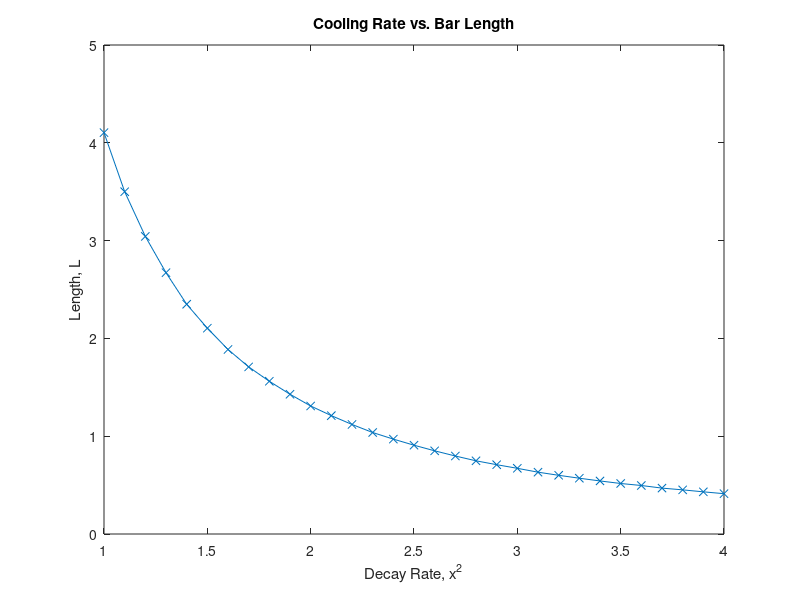
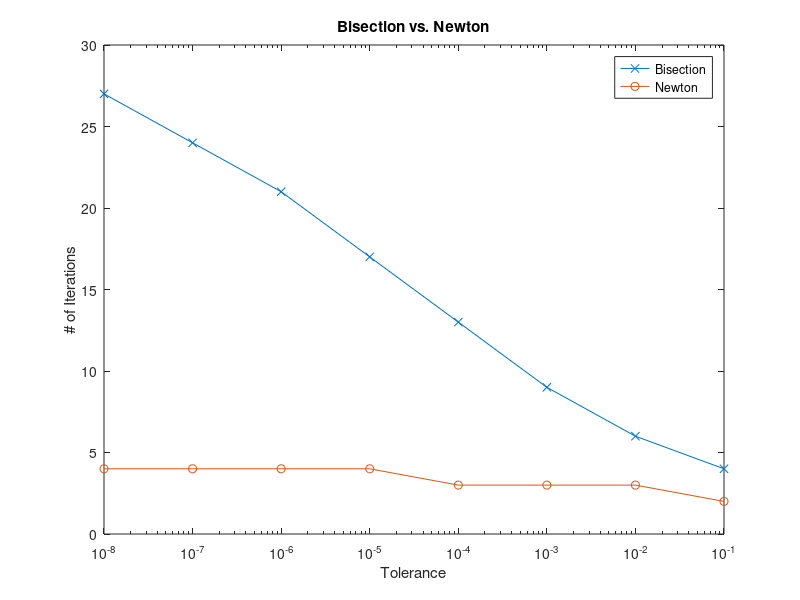

Write MATLAB code to recreate these figures, in order.
% Driver

function cooldrive
% cooldrive
% cooldrive is a driver function that first determines and plots how the cooling
% of a bar is affected by the bar length, then shows the relationships
% between the tolerance and number of iterations for both Newton's method
% and for the bisection function
% Inputs: None
% Outputs: None
% Quan Le, CAAM 210, Fall 2019, Project 01
% Last Modified: September 23, 2019

% Generate bisection roots over a range of bar lengths
a = 0.1;
b = 3;
L = 1:0.1:4;
tol = 0.01;

for lengthindex = 1:length(L)
    x(lengthindex) = bisect(a,b,L(lengthindex),tol)
    b = 1.1*x(lengthindex);
end

% First plot, bar length versus decay rate
figure(1)
plot(L, x.^2, 'x-')
title('Cooling Rate vs. Bar Length')
ylabel('Length, L')
xlabel('Decay Rate, x^2')

% Generate iteration numbers for Newton's and the bisection method over a
% series of tolerances
L=1;
a = 0.1;
b = 3;
ex = (a+b)/2;

for j = 1:8
    tol(j)=10.^(-j);
end

for tolidx1 = 1:length(tol)
    [x(tolidx1), iterx(tolidx1)] = bisect(a,b,L,tol(tolidx1));
end

for tolidx2 = 1:length(tol)
    [y(tolidx2), itery(tolidx2)] = newton(ex,L,tol(tolidx2));
end

% Second plot, tolerance versus iterations for both methods
figure(2)
semilogx(tol, iterx, 'x-', tol, itery, 'o-')
title('Bisection vs. Newton')
ylabel('# of Iterations')
xlabel('Tolerance')
legend('Bisection','Newton')


end

% Bisection Method

function [x,iter] = bisect(a,b,L,tol)
% [x,iter] = bisect(a,b,L,tol)
% The function returns a root of the bar cooling function using the
% bisection method
% Inputs: a, lower bound of the testing interval
%         b, upper bound of the testing interval
%         L, length of bar
%         tol, the tolerance of the root and the result
% Output: x, the root of the bar cooling function within [a,b]
%         iter, the number of iterations to get the a root within the given
%         tolerance

% x = [];
if bcooln(a,L)*bcooln(b,L) > 0
    disp("there may not be a root in the interval, please try again")
    return
else
    iter = 0;
    x = (a+b)/2;
    while abs(bcooln(x,L)) > tol
        if bcooln(a,L)*bcooln(x,L) < 0
            b=x;
        else
            a=x;
        end
        x = (a+b)/2;
        iter = iter+1;
    end
end
end

% Newton's Method 

function [x, iter] = newton(x,L,tol)
% [x, iter] = newton(x,L,tol)
% The function returns a root of the bar cooling function using Newton's
% method
% Inputs: x, initial guess
%         L, length of bar
%         tol, the tolerance of the root and the result
% Output: x, the root of the bar cooling function near the initial x
%         iter, the number of iterations to get the a root within the given
%         tolerance

iter = 0;
while abs(bcooln(x,L)) > tol
    x = x -bcooln(x,L)/bcoolndx(x,L);
    iter = iter +1;
end
end

% Bar cooling function and its derivative

function [y] = bcooln(x,L)
% [y] = bcooln(x,L)
% The least positive root is the square root of the rate of heat decay
% Inputs: x, x value on the x axis
%         L, length of bar
% Output: the resultant value of sin(Lx)+xcos(Lx)

y = sin(x.*L) + x.*cos(x.*L);
end

function [y] = bcoolndx(x,L)
% [y] = bcooln(x,L)
% The derivative of the above function
% Inputs: x, x value on the x axis
%         L, length of bar
% Output: the derivative the original bar cooling method, evaluated for x
% and L.

y = (L+1).*cos(x.*L) - L.*x.*sin(x.*L);
end


